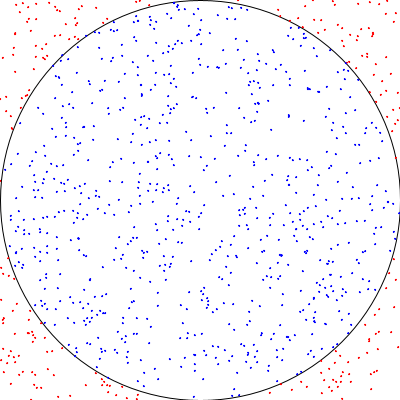
Frame 1 (no input)
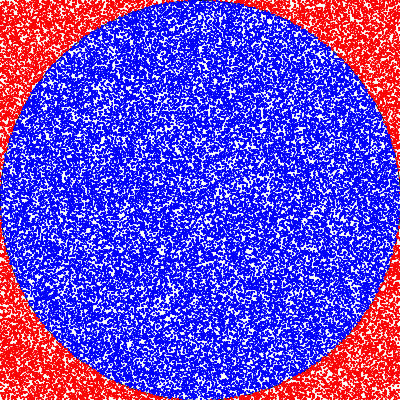
Frame 60 (the mouse pressed at the canvas centre just before this capture)
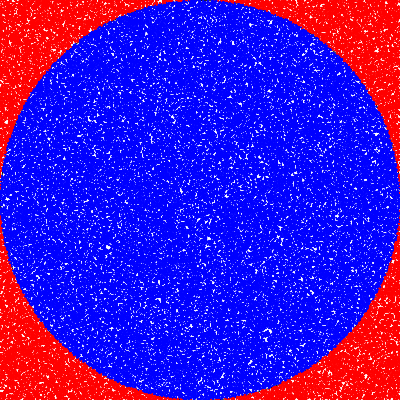
Frame 120 (the mouse held since frame 60 and released just before this capture)

The Processing sketch that drew these frames (run headless with seeded random() and noise(); from frame 60 on, the mouse is pressed at the canvas centre):

// Processing sketch: Approximation_of_pi
// ── Approximation_of_pi.pde
Dot CurrentDot;
float Approximation;
float Inside = 0;
float Outside = 0;

void setup() {
  size(400,400);
  background(255);
  ellipse(width/2,height/2,width,height);
}

void draw() {
  for(int i = 0; i < 1000; i++) {
    CurrentDot = new Dot();
    CurrentDot.Show();
    if (CurrentDot.Colour ==  color(#0000FF)) {
      Inside += 1;
      Outside += 1;
    } else {
      Outside += 1;
    }
  }
}

void mousePressed() {
  Approximation = (Inside/Outside) * 4;
  println(Approximation);
}

// ── Dot_Class.pde
class Dot {
  PVector Position;
  color Colour;
  
  Dot() {
    Position = new PVector(random(width),random(height));
    if (((Position.x - width/2) * (Position.x - width/2)) + ((Position.y - height/2) * (Position.y - height/2)) < ((width/2)*(width/2))) {
      Colour = color(#0000FF);
    } else {
      Colour = color(#FF0000);
    }
  }
  
  void Show() {
    stroke(Colour);
    fill(Colour);
    ellipse(Position.x,Position.y,1,1);
  }
}

// ── Point_Class.pde
class Point {
  float Value;
  
  Point(float Result) {
    Value = Result;
  }
}
